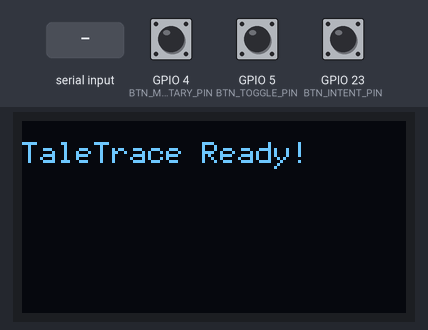
Recording of a sketch running on a simulated ESP32. On the bench: 128×64 one-colour display. Inputs (shaded band) come from the test bench; at power-on: GPIO 4 (BTN_MOMENTARY_PIN) HIGH, GPIO 5 (BTN_TOGGLE_PIN) HIGH, GPIO 23 (BTN_INTENT_PIN) HIGH. WiFi joins after 1.5 s; servers stay silent unless stated; what the sketch prints to the serial monitor is not drawn.

Above: at 2.5 s.
2.6 s: "DISPLAY:\n" received over Serial
At 2.9 s:
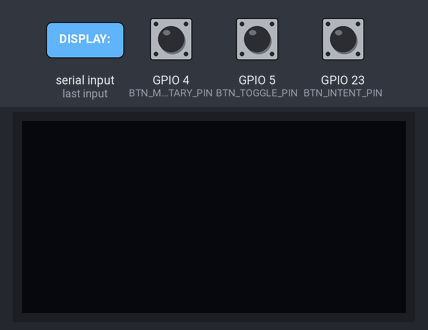
4.1 s: GPIO 4 (BTN_MOMENTARY_PIN) pulled LOW for 1 s
6.6 s: GPIO 5 (BTN_TOGGLE_PIN) pulled LOW for 1 s
9.1 s: GPIO 23 (BTN_INTENT_PIN) pulled LOW for 0.15 s
10.7 s: GPIO 23 (BTN_INTENT_PIN) pulled LOW for 1 s
13.2 s: "SCROLL\n" received over Serial
Timing chart, 0 to 15.7 s (numbered marks = the images above; inputs shaded):
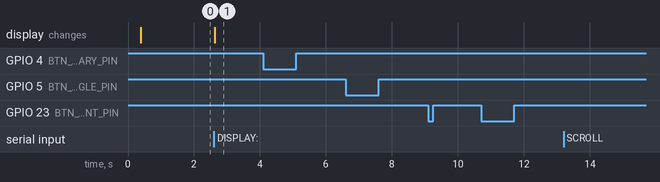

Measured:
- after the input at 2.6 s, the display: changes at once (image 1)
- after the input at 4.1 s, every drawn part: stays the same
- after the input at 6.6 s, every drawn part: stays the same
- after the input at 9.1 s, every drawn part: stays the same
- after the input at 10.7 s, every drawn part: stays the same
- after the input at 13.2 s, every drawn part: stays the same

The sketch:

buttons_and_oled.ino
```cpp
// =====================================================================
//  TaleTrace — ESP32 Button + OLED DevKit
//  ------------------------------------------------------------------
//  Pins:  GPIO 4  -> momentary push button  (active LOW)
//         GPIO 5  -> toggle switch          (active LOW)
//         GPIO 23 -> intent push button     (active LOW, momentary)
//         GPIO 21 -> OLED SDA
//         GPIO 22 -> OLED SCL
//
//  Each switch:  GPIO ---- switch ---- GND   (internal pull-up)
// =====================================================================

#include <WiFi.h>
#include <WebServer.h>
#include <Wire.h>
#include <U8g2lib.h>

// =====================================================================
//  OLED DRIVER — SH1106 (hardware default) or SSD1306
// =====================================================================
// #define USE_SSD1306
#define USE_SH1106

#if defined(USE_SSD1306)
  U8G2_SSD1306_128X64_NONAME_F_HW_I2C u8g2(U8G2_R0, U8X8_PIN_NONE);
#elif defined(USE_SH1106)
  U8G2_SH1106_128X64_NONAME_F_HW_I2C u8g2(U8G2_R0, U8X8_PIN_NONE);
#else
  #error "Pick SSD1306 or SH1106"
#endif

// =====================================================================
//  WIFI CREDENTIALS  — EDIT
// =====================================================================
const char* WIFI_SSID     = "Tarun";
const char* WIFI_PASSWORD = "12345678";

// =====================================================================
//  STATIC IP (optional)
// =====================================================================
#define USE_STATIC_IP 0
IPAddress local_IP(192, 168, 1, 26);
IPAddress gateway (192, 168, 1, 1);
IPAddress subnet  (255, 255, 255, 0);
IPAddress dns1    (8, 8, 8, 8);

// =====================================================================
//  HARDWARE PINS
// =====================================================================
const int BTN_MOMENTARY_PIN = 4;
const int BTN_TOGGLE_PIN    = 5;
const int BTN_INTENT_PIN    = 23;   // change to 25 if this pin is dead

// =====================================================================
//  OLED STATE
// =====================================================================
String currentText = "TaleTrace Ready!";
const int MAX_LINES = 40;
String formattedLines[MAX_LINES];
int totalLines = 0;
int currentLineIndex = 0;
const int VISIBLE_LINES = 4;

// =====================================================================
//  BUTTON STATE
// =====================================================================
bool lastBothState = false;
unsigned long lastDebounceTime = 0;
const unsigned long DEBOUNCE_DELAY = 150;
unsigned long lastAutoScrollMs = 0;
const unsigned long AUTO_SCROLL_INTERVAL_MS = 1500;

// Intent tap latches
bool intentLevel        = false;
bool intentPressLatch   = false;
bool intentReleaseLatch = false;
bool lastIntentReading  = false;
unsigned long lastIntentChange = 0;
const unsigned long INTENT_DEBOUNCE_MS = 30;

// Serial heartbeat
unsigned long lastSerialHeartbeat = 0;
const unsigned long SERIAL_HEARTBEAT_MS = 500;

WebServer server(8080);

// =====================================================================
//  OLED HELPERS
// =====================================================================
void oledShow(const String &text) {
  u8g2.clearBuffer();
  u8g2.setFont(u8g2_font_6x12_tf);
  u8g2.drawStr(0, 14, text.c_str());
  u8g2.sendBuffer();
}

int prepareTextLines(const String &src) {
  for (int i = 0; i < MAX_LINES; i++) formattedLines[i] = "";

  String text = src;
  text.replace("\r", "");

  const int maxChars = 20;
  int count = 0;
  int startIdx = 0;
  int textLen = text.length();

  while (startIdx < textLen && count < MAX_LINES) {
    int newlineIdx = text.indexOf('\n', startIdx);
    int chunkEnd;

    if (newlineIdx != -1 && (newlineIdx - startIdx) <= maxChars) {
      chunkEnd = newlineIdx;
    } else {
      chunkEnd = startIdx + maxChars;
      if (chunkEnd > textLen) chunkEnd = textLen;

      if (chunkEnd < textLen) {
        int lastSpace = text.lastIndexOf(' ', chunkEnd);
        if (lastSpace > startIdx) chunkEnd = lastSpace;
      }
    }

    String line = text.substring(startIdx, chunkEnd);
    line.trim();
    if (line.length() > 0) formattedLines[count++] = line;

    startIdx = chunkEnd;
    while (startIdx < textLen &&
           (text.charAt(startIdx) == ' ' || text.charAt(startIdx) == '\n')) {
      startIdx++;
    }
  }
  return count;
}

void renderCurrentPage() {
  u8g2.clearBuffer();
  u8g2.setFont(u8g2_font_6x12_tf);

  int startY = 13;
  int lineHeight = 13;

  for (int i = 0; i < VISIBLE_LINES; i++) {
    int lineToDraw = currentLineIndex + i;
    if (lineToDraw < totalLines) {
      u8g2.drawStr(0, startY + (i * lineHeight), formattedLines[lineToDraw].c_str());
    }
  }
  u8g2.sendBuffer();
}

void updateOLED(const String &text) {
  currentText = text;
  totalLines = prepareTextLines(currentText);
  currentLineIndex = 0;
  renderCurrentPage();
}

void scrollOLEDNext() {
  if (totalLines <= VISIBLE_LINES) return;
  currentLineIndex += VISIBLE_LINES;
  if (currentLineIndex >= totalLines) currentLineIndex = 0;
  renderCurrentPage();
}

// =====================================================================
//  BUTTON HELPERS
// =====================================================================
bool readMomentary() { return digitalRead(BTN_MOMENTARY_PIN) == LOW; }
bool readToggle()    { return digitalRead(BTN_TOGGLE_PIN)    == LOW; }

// ---------------------------------------------------------------
//  Intent edge detection — prints IMMEDIATELY on every tap
// ---------------------------------------------------------------
void updateIntentEdges() {
  bool reading = (digitalRead(BTN_INTENT_PIN) == LOW);
  unsigned long now = millis();

  if (reading != lastIntentReading) {
    lastIntentChange = now;
    lastIntentReading = reading;
  }

  if ((now - lastIntentChange) > INTENT_DEBOUNCE_MS && reading != intentLevel) {
    if (reading) {
      intentPressLatch = true;
      Serial.println(">>> INTENT PRESSED <<<");
    } else {
      intentReleaseLatch = true;
      Serial.println(">>> INTENT RELEASED <<<");
    }
    intentLevel = reading;
  }
}

void checkScrollTrigger() {
  bool momentary_state = readMomentary();
  bool toggle_state    = readToggle();
  bool currentBothState = momentary_state && toggle_state;

  if (currentBothState && !lastBothState) {
    if ((millis() - lastDebounceTime) > DEBOUNCE_DELAY) {
      scrollOLEDNext();
      lastDebounceTime = millis();
      lastAutoScrollMs = millis();
    }
  }

  // Continuous auto-scroll while both buttons are held
  if (currentBothState && (millis() - lastAutoScrollMs > AUTO_SCROLL_INTERVAL_MS)) {
    scrollOLEDNext();
    lastAutoScrollMs = millis();
  }

  lastBothState = currentBothState;
}

// =====================================================================
//  JSON STATE
// =====================================================================
const char* currentMode() {
  bool m = readMomentary();
  bool t = readToggle();
  if (m && t)  return "SCROLL_MODE";
  if (m && !t) return "UPDATE_POSITION";
  if (!m && t) return "MEANING_MODE";
  return "IDLE_READING";
}

String getButtonJson(bool consumeLatches = true) {
  bool m = readMomentary();
  bool t = readToggle();
  bool both = m && t;
  bool intentNow = intentLevel;

  bool pressed  = intentPressLatch;
  bool released = intentReleaseLatch;

  if (consumeLatches) {
    intentPressLatch   = false;
    intentReleaseLatch = false;
  }

  String j = "{";
  j += "\"btn_momentary\":" + String(m ? "true" : "false") + ",";
  j += "\"btn_toggle\":"    + String(t ? "true" : "false") + ",";
  j += "\"both_active\":"   + String(both ? "true" : "false") + ",";
  j += "\"intend\":"         + String(intentNow ? "true" : "false") + ",";
  j += "\"intend_pressed\":" + String(pressed  ? "true" : "false") + ",";
  j += "\"intend_released\":"+ String(released ? "true" : "false") + ",";
  j += "\"mode\":\"" + String(currentMode()) + "\"";
  j += "}";
  return j;
}

// =====================================================================
//  HTTP HANDLERS
// =====================================================================
void handleButtons() {
  String body = getButtonJson(true);
  server.sendHeader("Access-Control-Allow-Origin", "*");
  server.send(200, "application/json", body);
}

void handleDisplay() {
  String bodyText = "";
  if (server.hasArg("plain")) {
    bodyText = server.arg("plain");
  } else if (server.args() > 0) {
    bodyText = server.argName(0);
  }

  if (bodyText.length() > 0) {
    updateOLED(bodyText);
    server.sendHeader("Access-Control-Allow-Origin", "*");
    server.send(200, "text/plain", "Display updated successfully");
  } else {
    server.sendHeader("Access-Control-Allow-Origin", "*");
    server.send(400, "text/plain", "Bad Request: Empty Body");
  }
}

void handleNotFound() {
  server.send(404, "text/plain", "Not Found");
}

// =====================================================================
//  SERIAL COMMANDS + HEARTBEAT
// =====================================================================
void handleSerial() {
  if (Serial.available()) {
    String cmd = Serial.readStringUntil('\n');
    cmd.trim();

    if (cmd.startsWith("DISPLAY:")) {
      String msg = cmd.substring(8);
      msg.replace("\\n", "\n");
      updateOLED(msg);
      Serial.println("OK:DISPLAY_UPDATED");
    } else if (cmd == "POLL") {
      Serial.println(getButtonJson(true));
    } else if (cmd == "SCROLL") {
      scrollOLEDNext();
      Serial.println("OK:SCROLLED");
    } else if (cmd == "I2C") {
      Serial.println("--- I2C SCAN ---");
      for (uint8_t a = 1; a < 127; a++) {
        Wire.beginTransmission(a);
        if (Wire.endTransmission() == 0) {
          Serial.printf("  device at 0x%02X\n", a);
        }
      }
      Serial.println("--- end ---");
    }
  }

  unsigned long now = millis();
  if (now - lastSerialHeartbeat > SERIAL_HEARTBEAT_MS) {
    Serial.println(getButtonJson(true));
    lastSerialHeartbeat = now;
  }
}

// =====================================================================
//  SETUP
// =====================================================================
void setup() {
  Serial.begin(115200);
  delay(300);

  Serial.println();
  Serial.println("========================================");
  Serial.println(" TaleTrace ESP32 booting...");
  Serial.println("========================================");

  // --- Buttons ---
  pinMode(BTN_MOMENTARY_PIN, INPUT_PULLUP);
  pinMode(BTN_TOGGLE_PIN,    INPUT_PULLUP);
  pinMode(BTN_INTENT_PIN,    INPUT_PULLUP);

  Serial.printf("Buttons initialized (GPIO %d, %d, %d)\n",
                BTN_MOMENTARY_PIN, BTN_TOGGLE_PIN, BTN_INTENT_PIN);

  // --- I2C + OLED ---
  Wire.begin(21, 22);
  Wire.setClock(400000);

  Serial.println("Scanning I2C bus (SDA=21, SCL=22)...");
  int found = 0;
  for (uint8_t a = 1; a < 127; a++) {
    Wire.beginTransmission(a);
    if (Wire.endTransmission() == 0) {
      Serial.printf("  I2C device at 0x%02X\n", a);
      found++;
    }
  }
  if (found == 0) {
    Serial.println("  !! No I2C devices found — check SDA/SCL/VCC/GND !!");
  }

  u8g2.begin();
  oledShow("TaleTrace Ready!");
  Serial.println("OLED initialized.");

  // --- WiFi ---
#if USE_STATIC_IP
  if (!WiFi.config(local_IP, gateway, subnet, dns1)) {
    Serial.println("Static IP config rejected; will use DHCP.");
  } else {
    Serial.println("Static IP configured.");
  }
#else
  Serial.println("Using DHCP.");
#endif

  WiFi.mode(WIFI_STA);
  WiFi.begin(WIFI_SSID, WIFI_PASSWORD);
  Serial.printf("Connecting to WiFi \"%s\"", WIFI_SSID);

  unsigned long start = millis();
  while (WiFi.status() != WL_CONNECTED && millis() - start < 1000) {
    delay(200);
    Serial.print(".");
  }
  Serial.println();

  if (WiFi.status() == WL_CONNECTED) {
    Serial.println("WiFi CONNECTED");
    Serial.print("  IP:      "); Serial.println(WiFi.localIP());
    Serial.print("  Gateway: "); Serial.println(WiFi.gatewayIP());
    Serial.print("  Subnet:  "); Serial.println(WiFi.subnetMask());
    Serial.print("  RSSI:    "); Serial.println(WiFi.RSSI());

    server.on("/buttons", HTTP_GET,  handleButtons);
    server.on("/display", HTTP_POST, handleDisplay);
    server.onNotFound(handleNotFound);
    server.begin();
    Serial.println("HTTP server listening on port 8080");
  } else {
    Serial.println("WiFi NOT CONNECTED — USB Serial mode only.");
    Serial.println("  Serial cmds: DISPLAY:<text> | POLL | SCROLL | I2C");
  }

  Serial.println("========================================");
  Serial.println("Boot complete. Watch for >>> INTENT lines when you tap the button.");
  Serial.println("========================================");
}

// =====================================================================
//  LOOP
// =====================================================================
void loop() {
  if (WiFi.status() == WL_CONNECTED) {
    server.handleClient();
  }

  updateIntentEdges();     // prints >>> INTENT PRESSED/RELEASED <<< immediately
  checkScrollTrigger();
  handleSerial();
}
```
